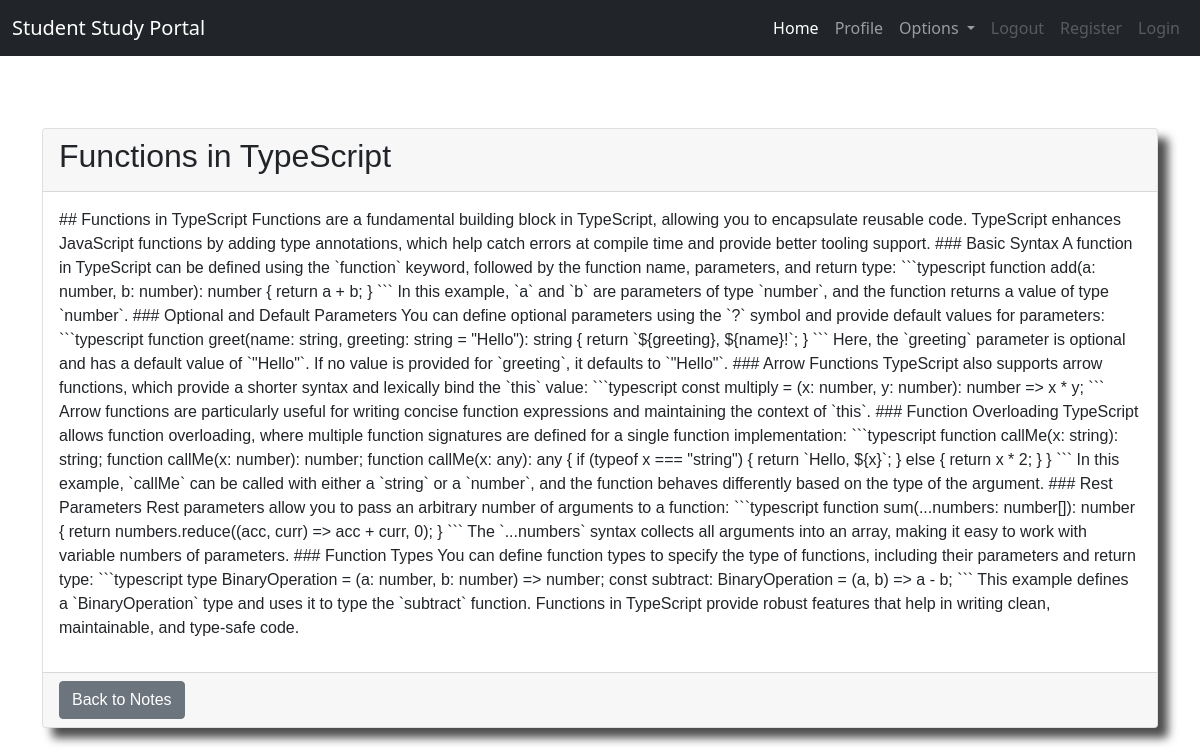
/notes_detail/17/, run on the app's committed database.
### dashboard/models.py (models this page shows, shortened)
class Notes(models.Model):
    user = models.ForeignKey(User,on_delete=models.CASCADE)
    title = models.CharField(max_length=200)
    description = models.TextField()
    class Meta:
        verbose_name = 'notes'
        verbose_name_plural = 'notes'

### dashboard/views.py (the view)
# urls.py: path('notes_detail/<int:pk>/', NotesDetailView.as_view(), name='notes_detail'),
class NotesDetailView(generic.DetailView):
    model = Notes
    template_name = 'notes_detail.html'
    context_object_name = 'note'

### templates/notes_detail.html
{% extends 'base.html' %}
{% block content %}
<div class="container mt-4">
  <div class="card">
    <div class="card-header">
      <h2>{{ note.title }}</h2>
    </div>
    <div class="card-body">
      <p>{{ note.description }}</p>
    </div>
    <div class="card-footer">
      <a href="{% url 'notes' %}" class="btn btn-secondary">Back to Notes</a>
    </div>
  </div>
</div>
{% endblock %}

### static/css/main.css (style rules this page uses)
html { scroll-behavior: smooth; height: 100%; width: 100%; }
.card { box-shadow: 10px 10px 10px rgba(78, 77, 77); }

### data on the page
Notes: title "Functions in TypeScript", description "## Functions in TypeScript Functions are a fundamental building block in TypeScript, allowing you to encapsulate reusable code. TypeScript enhances JavaScript functions by adding type annotations, which help catch errors at compile time and provide better tooling support. ### Basic Syntax A function in TypeScript can be defined using the `function` keyword, followed by the function name, parameters, and return type: ```typescript function add(a: number, b: number): number { return a + b; } ``` In this example, `a` and `b` are parameters of type `number`, and the function returns a value of type `number`. ### Optional and Default Parameters You can define optional parameters using the `?`…"
